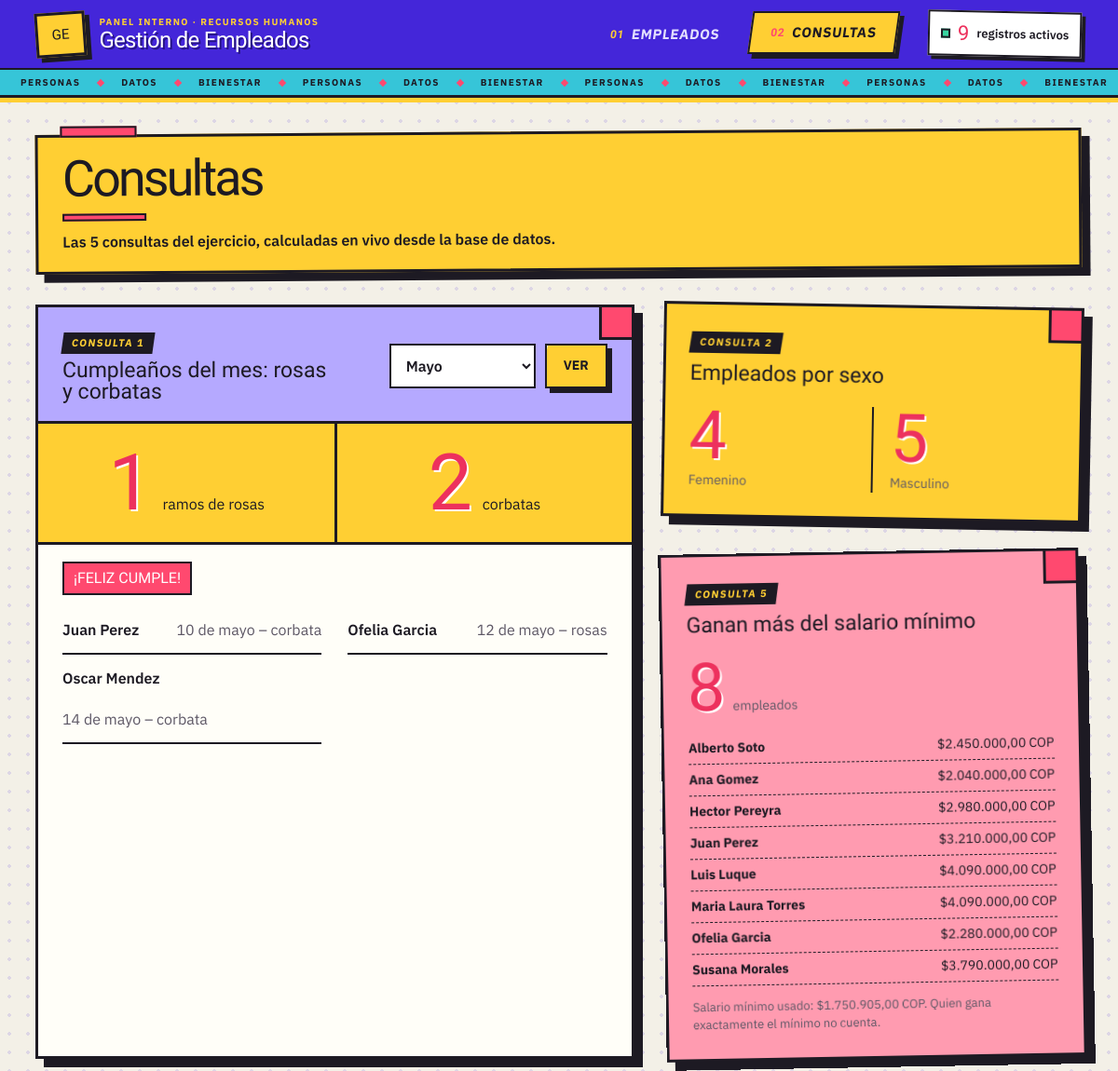
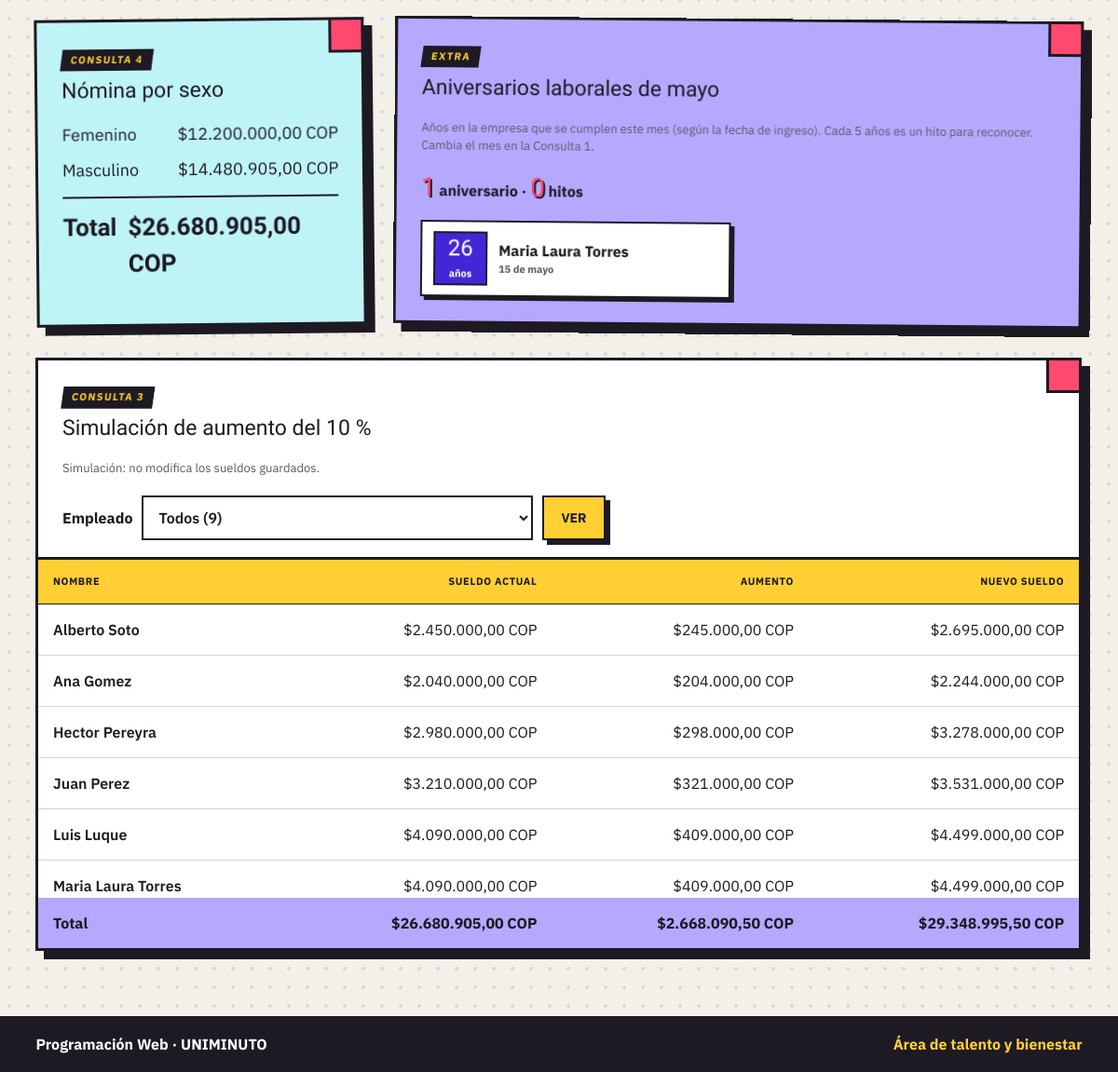
/consultas.php, run on the app's committed database (2 pictures, top to bottom).
### tables this page shows
CREATE TABLE empleado (
    documento        VARCHAR(10)   NOT NULL,
    nombre           VARCHAR(60)   NOT NULL,
    sexo             CHAR(1)       NOT NULL,
    domicilio        VARCHAR(80)   NOT NULL,
    fechaingreso     DATE          NOT NULL,
    fechanacimiento  DATE          NOT NULL,
    sueldobasico     DECIMAL(10,2) NOT NULL,

    CONSTRAINT pk_empleado          PRIMARY KEY (documento),
    CONSTRAINT ck_documento_formato CHECK (documento REGEXP '^[0-9]{6,10}$'),
    CONSTRAINT ck_nombre_largo      CHECK (CHAR_LENGTH(TRIM(nombre)) BETWEEN 3 AND 60),
    CONSTRAINT ck_sexo              CHECK (sexo IN ('m', 'f')),
    CONSTRAINT ck_domicilio_largo   CHECK (CHAR_LENGTH(TRIM(domicilio)) BETWEEN 5 AND 80),
    CONSTRAINT ck_fechas_orden      CHECK (fechaingreso > fechanacimiento),
    CONSTRAINT ck_sueldo_positivo   CHECK (sueldobasico > 0),

    INDEX idx_empleado_nombre (nombre)
);

### includes/funciones.php (called while the page is built, shortened)
<?php
function e(string $s): string
{
    return htmlspecialchars($s, ENT_QUOTES, 'UTF-8');
}
function dinero(float $v): string
{
    return '$' . number_format($v, 2, ',', '.') . ' COP';
}
function meses(): array
{
    return [1 => 'Enero', 2 => 'Febrero', 3 => 'Marzo', 4 => 'Abril', 5 => 'Mayo', 6 => 'Junio',
            7 => 'Julio', 8 => 'Agosto', 9 => 'Septiembre', 10 => 'Octubre', 11 => 'Noviembre', 12 => 'Diciembre'];
}

### consultas.php (the view, shortened to what this page needs)
<?php
require_once __DIR__ . '/includes/bootstrap.php';
$mes = filter_input(INPUT_GET, 'mes', FILTER_VALIDATE_INT, ['options' => ['min_range' => 1, 'max_range' => 12]]);
if (!$mes) {
    $mes = 5;
}
$nombres_mes = meses();
$st = $cx->prepare("SELECT COALESCE(SUM(sexo = 'f'), 0) AS rosas, COALESCE(SUM(sexo = 'm'), 0) AS corbatas FROM empleado WHERE MONTH(fechanacimiento) = ?");
$st->bind_param('i', $mes);
$st->execute();
$regalos = $st->get_result()->fetch_assoc();
$st = $cx->prepare('SELECT nombre, sexo, DAY(fechanacimiento) AS dia FROM empleado WHERE MONTH(fechanacimiento) = ? ORDER BY dia, nombre');
$st->bind_param('i', $mes);
$st->execute();
$cumples = $st->get_result()->fetch_all(MYSQLI_ASSOC);
$porSexo = ['f' => 0, 'm' => 0];
foreach ($cx->query('SELECT sexo, COUNT(*) AS cantidad FROM empleado GROUP BY sexo') as $r) {
    $porSexo[$r['sexo']] = (int) $r['cantidad'];
}
$aum = AUMENTO_SIMULADO;
$opciones = $cx->query('SELECT documento, nombre FROM empleado ORDER BY nombre ASC')->fetch_all(MYSQLI_ASSOC);
$emp = trim((string) ($_GET['emp'] ?? ''));
if (!in_array($emp, array_column($opciones, 'documento'), true)) {
    $emp = '';
}
$sqlSim = 'SELECT nombre, sueldobasico, ROUND(sueldobasico * ?, 2) AS aumento, ROUND(sueldobasico * (1 + ?), 2) AS nuevo FROM empleado'
        . ($emp !== '' ? ' WHERE documento = ?' : '') . ' ORDER BY nombre ASC';
$st = $cx->prepare($sqlSim);
if ($emp !== '') {
    $st->bind_param('dds', $aum, $aum, $emp);
} else {
    $st->bind_param('dd', $aum, $aum);
}
$st->execute();
$simulacion = $st->get_result()->fetch_all(MYSQLI_ASSOC);
$tot = ['actual' => 0.0, 'aumento' => 0.0, 'nuevo' => 0.0];
foreach ($simulacion as $s) {
    $tot['actual']  += (float) $s['sueldobasico'];
    $tot['aumento'] += (float) $s['aumento'];
    $tot['nuevo']   += (float) $s['nuevo'];
}
$nomina = ['f' => 0.0, 'm' => 0.0];
foreach ($cx->query('SELECT sexo, SUM(sueldobasico) AS nomina FROM empleado GROUP BY sexo') as $r) {
    $nomina[$r['sexo']] = (float) $r['nomina'];
}
$nominaTotal = array_sum($nomina);
$minimo = SALARIO_MINIMO;
$st = $cx->prepare('SELECT COUNT(*) AS cantidad FROM empleado WHERE sueldobasico > ?');
$st->bind_param('d', $minimo);
$st->execute();
$masDelMinimo = (int) $st->get_result()->fetch_assoc()['cantidad'];
$st = $cx->prepare('SELECT nombre, sueldobasico FROM empleado WHERE sueldobasico > ? ORDER BY nombre ASC');
$st->bind_param('d', $minimo);
$st->execute();
$ganaMas = $st->get_result()->fetch_all(MYSQLI_ASSOC);
$anio = (int) date('Y');
$st = $cx->prepare('SELECT nombre, DAY(fechaingreso) AS dia, ? - YEAR(fechaingreso) AS anios FROM empleado WHERE MONTH(fechaingreso) = ? AND ? - YEAR(fechaingreso) >= 1 ORDER BY dia, nombre');
$st->bind_param('iii', $anio, $mes, $anio);
$st->execute();
$aniversarios = $st->get_result()->fetch_all(MYSQLI_ASSOC);
$hitos = count(array_filter($aniversarios, fn($a) => (int) $a['anios'] % 5 === 0));
$pct = (int) round($aum * 100);
require __DIR__ . '/includes/header.php';
?>
<div class="page-heading">
    <div>
        <h2>Consultas</h2>
        <p>Las 5 consultas del ejercicio, calculadas en vivo desde la base de datos.</p>
    </div>
</div>
<div class="dashboard">
    <section class="metric-card birthday-card area-cumple" aria-labelledby="t-cumple">
        <form method="get" action="consultas.php" class="card-title-row">
            <div><span class="consulta-n">Consulta 1</span><h3 id="t-cumple">Cumpleaños del mes: rosas y corbatas</h3></div>
            <div class="month-select">
                <select id="mes" name="mes">
                    <?php foreach ($nombres_mes as $n => $nom): ?>
                        <option value="<?= $n ?>" <?= $n === $mes ? 'selected' : '' ?>><?= e($nom) ?></option>
                    <?php endforeach; ?>
                </select>
                <button type="submit" class="button secondary">Ver</button>
            </div>
        </form>
        <div class="birthday-counts">
            <div><strong data-valor="<?= (int) $regalos['rosas'] ?>"><?= (int) $regalos['rosas'] ?></strong> <span>ramos de rosas</span></div>
            <div><strong data-valor="<?= (int) $regalos['corbatas'] ?>"><?= (int) $regalos['corbatas'] ?></strong> <span>corbatas</span></div>
        </div>
        <?php if ($cumples): ?>
            <p class="feliz">¡FELIZ CUMPLE!</p>
            <ul class="birthday-list">
                <?php foreach ($cumples as $c): ?>
                    <li><span><?= e($c['nombre']) ?></span><span><?= (int) $c['dia'] ?> de <?= e(mb_strtolower($nombres_mes[$mes], 'UTF-8')) ?> – <?= $c['sexo'] === 'f' ? 'rosas' : 'corbata' ?></span></li>
                <?php endforeach; ?>
            </ul>
        <?php else: ?>
            <p class="no-results">Nadie cumple años este mes.</p>
        <?php endif; ?>
    </section>
        <section class="metric-card area-sexo" aria-labelledby="t-sexo">
            <span class="consulta-n">Consulta 2</span><h3 id="t-sexo">Empleados por sexo</h3>
            <div class="split-metrics">
                <div><span>Femenino</span><strong data-valor="<?= $porSexo['f'] ?>"><?= $porSexo['f'] ?></strong></div>
                <div><span>Masculino</span><strong data-valor="<?= $porSexo['m'] ?>"><?= $porSexo['m'] ?></strong></div>
            </div>
        </section>
        <section class="metric-card area-nomina" aria-labelledby="t-nomina">
            <span class="consulta-n">Consulta 4</span><h3 id="t-nomina">Nómina por sexo</h3>
            <dl class="summary-list">
                <div><dt>Femenino</dt><dd><?= e(dinero($nomina['f'])) ?></dd></div>
                <div><dt>Masculino</dt><dd><?= e(dinero($nomina['m'])) ?></dd></div>
                <div class="summary-total"><dt>Total</dt><dd><?= e(dinero($nominaTotal)) ?></dd></div>
            </dl>
        </section>
        <section class="metric-card area-min" aria-labelledby="t-min">
            <span class="consulta-n">Consulta 5</span><h3 id="t-min">Ganan más del salario mínimo</h3>
            <div class="single-metric"><strong data-valor="<?= $masDelMinimo ?>"><?= $masDelMinimo ?></strong> <span>empleados</span></div>
            <?php if ($ganaMas): ?>
                <ul class="lista-quien">
                    <?php foreach ($ganaMas as $g): ?>
                        <li><span><?= e($g['nombre']) ?></span><span class="tabular"><?= e(dinero((float) $g['sueldobasico'])) ?></span></li>
                    <?php endforeach; ?>
                </ul>
            <?php endif; ?>
            <p class="note">Salario mínimo usado: <?= e(dinero($minimo)) ?>. Quien gana exactamente el mínimo no cuenta.</p>
        </section>
    <section class="metric-card raise-card area-aumento" aria-labelledby="t-aum">
        <span class="consulta-n">Consulta 3</span><h3 id="t-aum">Simulación de aumento del <?= $pct ?> %</h3>
        <p class="note">Simulación: no modifica los sueldos guardados.</p>
        <form method="get" action="consultas.php" class="filtro-emp">
            <label for="emp">Empleado</label>
            <select id="emp" name="emp" data-autoenviar>
                <option value="">Todos (<?= count($opciones) ?>)</option>
            </select>
            <button type="submit" class="button secondary">Ver</button>
        </form>
        <div class="table-scroll scroll-alto">
            <table>
                <thead>
                    <tr>
                        <th scope="col">Nombre</th>
                        <th scope="col" class="numeric">Sueldo actual</th>
                        <th scope="col" class="numeric">Aumento</th>
                        <th scope="col" class="numeric">Nuevo sueldo</th>
                    </tr>
                </thead>
                <tbody>
                <?php foreach ($simulacion as $i => $s): ?>
                    <tr style="--i:<?= $i ?>">
                        <td class="employee-name"><?= e($s['nombre']) ?></td>
                        <td class="numeric"><?= e(dinero((float) $s['sueldobasico'])) ?></td>
                        <td class="numeric"><?= e(dinero((float) $s['aumento'])) ?></td>
                        <td class="numeric"><?= e(dinero((float) $s['nuevo'])) ?></td>
                    </tr>
                <?php endforeach; ?>
                </tbody>
                <?php if ($emp === ''): ?>
                <tfoot>
                    <tr>
                        <td>Total</td>
                        <td class="numeric"><?= e(dinero($tot['actual'])) ?></td>
                        <td class="numeric"><?= e(dinero($tot['aumento'])) ?></td>
                        <td class="numeric"><?= e(dinero($tot['nuevo'])) ?></td>
                    </tr>
                </tfoot>
                <?php endif; ?>
            </table>
        </div>
    </section>
    <section class="metric-card area-aniv" aria-labelledby="t-aniv">
        <span class="consulta-n">Extra</span>
        <h3 id="t-aniv">Aniversarios laborales de <?= e(mb_strtolower($nombres_mes[$mes], 'UTF-8')) ?></h3>
        <p class="note">Años en la empresa que se cumplen este mes (según la fecha de ingreso). Cada 5 años es un hito para reconocer. Cambia el mes en la Consulta 1.</p>
        <?php if ($aniversarios): ?>
            <p class="aniv-resumen"><strong data-valor="<?= count($aniversarios) ?>"><?= count($aniversarios) ?></strong> <?= count($aniversarios) === 1 ? 'aniversario' : 'aniversarios' ?> · <strong data-valor="<?= $hitos ?>"><?= $hitos ?></strong> <?= $hitos === 1 ? 'hito' : 'hitos' ?></p>
            <ul class="aniv-lista">
                <?php foreach ($aniversarios as $a): $hito = (int) $a['anios'] % 5 === 0; ?>
                    <li class="<?= $hito ? 'es-hito' : '' ?>">
                        <span class="aniv-anios"><?= (int) $a['anios'] ?><small>años</small></span>
                        <span class="aniv-quien"><?= e($a['nombre']) ?><small><?= (int) $a['dia'] ?> de <?= e(mb_strtolower($nombres_mes[$mes], 'UTF-8')) ?></small></span>
                    </li>
                <?php endforeach; ?>
            </ul>
        <?php else: ?>
            <p class="no-results">Nadie cumple aniversario laboral este mes.</p>
        <?php endif; ?>
    </section>
</div>
<?php require __DIR__ . '/includes/footer.php'; ?>

### data on the page
empleado: nombre "Juan Perez", dia "10", sexo "corbata", sueldobasico "$3.210.000,00 COP", $i 3 (drawn), aumento "$321.000,00 COP", nuevo "$3.531.000,00 COP"
empleado: nombre "Ofelia Garcia", dia "12", sexo "rosas", sueldobasico "$2.280.000,00 COP", $i 6 (drawn)
empleado: nombre "Oscar Mendez", dia "14", sexo "corbata"
empleado: nombre "Alberto Soto", sueldobasico "$2.450.000,00 COP", $i 0 (drawn), aumento "$245.000,00 COP", nuevo "$2.695.000,00 COP"
empleado: nombre "Ana Gomez", sueldobasico "$2.040.000,00 COP", $i 1 (drawn), aumento "$204.000,00 COP", nuevo "$2.244.000,00 COP"
empleado: nombre "Hector Pereyra", sueldobasico "$2.980.000,00 COP", $i 2 (drawn), aumento "$298.000,00 COP", nuevo "$3.278.000,00 COP"
empleado: nombre "Luis Luque", sueldobasico "$4.090.000,00 COP", $i 4 (drawn), aumento "$409.000,00 COP", nuevo "$4.499.000,00 COP"
empleado: nombre "Maria Laura Torres", sueldobasico "$4.090.000,00 COP", $i 5 (drawn), aumento "$409.000,00 COP", nuevo "$4.499.000,00 COP", anios "26", dia "15"
empleado: nombre "Susana Morales", sueldobasico "$3.790.000,00 COP"

### other printed values
$total "9"
$regalos['rosas'] "1"
$regalos['corbatas'] "2"
$porSexo['f'] "4"
$porSexo['m'] "5"
dinero($nomina['f']) "$12.200.000,00 COP"
dinero($nomina['m']) "$14.480.905,00 COP"
dinero($nominaTotal) "$26.680.905,00 COP"
$masDelMinimo "8"
dinero($minimo) "$1.750.905,00 COP"
$pct "10"
dinero($tot['actual']) "$26.680.905,00 COP"
dinero($tot['aumento']) "$2.668.090,50 COP"
dinero($tot['nuevo']) "$29.348.995,50 COP"
mb_strtolower($nombres_mes[$mes], 'UTF-8') "mayo"
